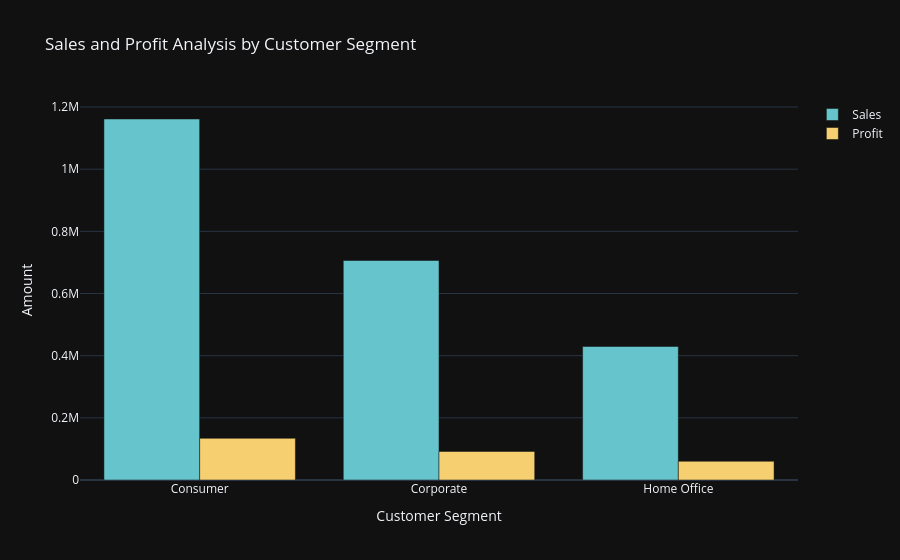

The notebook cell saved with this chart:
### Markdown cell above
## Analyse sales and profit by customer segment

### Code cell
sales_profit_by_segment=ecom.groupby('Segment').agg({'Sales':'sum','Profit':'sum'}).reset_index()
fig = go.Figure()

color_palette=color.qualitative.Pastel

fig.add_trace(go.Bar(x=sales_profit_by_segment['Segment'], 
                     y=sales_profit_by_segment['Sales'], 
                     name='Sales',
                     marker_color=color_palette[0]))

fig.add_trace(go.Bar(x=sales_profit_by_segment['Segment'], 
                     y=sales_profit_by_segment['Profit'], 
                     name='Profit',
                     marker_color=color_palette[1]))

fig.update_layout(title='Sales and Profit Analysis by Customer Segment',
                  xaxis_title='Customer Segment', yaxis_title='Amount')


fig.show()

### Figure 1 — Plotly figure (JSON) as saved in the notebook; plotly's stock layout.template omitted (floating-point values rounded to 4 significant figures)
{"data": [{"marker": {"color": "rgb(102, 197, 204)"}, "name": "Sales", "type": "bar", "x": ["Consumer", "Corporate", "Home Office"], "y": [1161000.0, 706100.0, 429700.0]}, {"marker": {"color": "rgb(246, 207, 113)"}, "name": "Profit", "type": "bar", "x": ["Consumer", "Corporate", "Home Office"], "y": [134100.0, 91980.0, 60300.0]}], "layout": {"autosize": true, "title": {"text": "Sales and Profit Analysis by Customer Segment"}, "xaxis": {"autorange": true, "range": [-0.5, 2.5], "title": {"text": "Customer Segment"}, "type": "category"}, "yaxis": {"autorange": true, "range": [0, 1223000.0], "title": {"text": "Amount"}, "type": "linear"}}}
